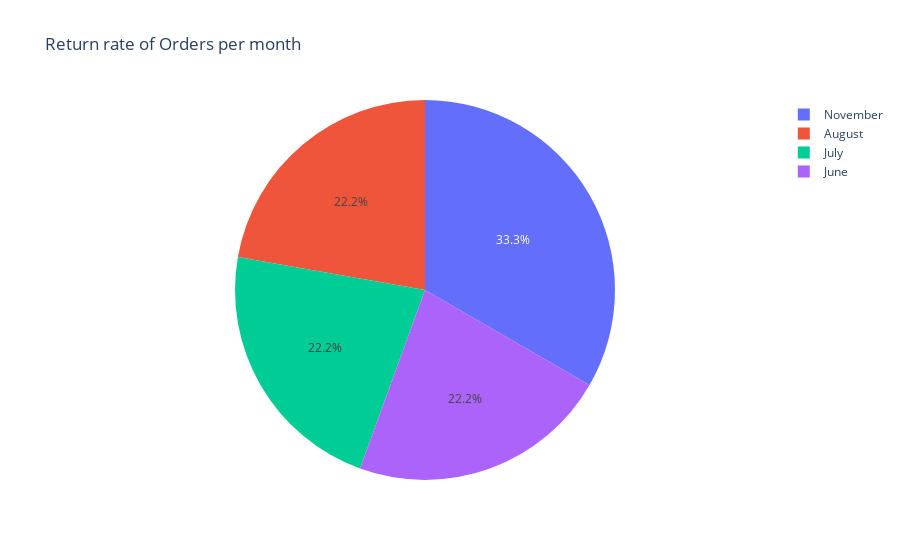

Notebook code for this chart:
### Code cell
fig1 = px.pie(return_rates, values='order_successfully_returned', names='processed_month', title=' Return rate of Orders per month')
fig1.show()

### Figure 1 — Plotly figure (JSON) as saved in the notebook; plotly's stock layout.template omitted (floating-point values rounded to 4 significant figures)
{"data": [{"domain": {"x": [0, 1], "y": [0, 1]}, "hovertemplate": "processed_month=%{label}<br>order_successfully_returned=%{value}<extra></extra>", "labels": ["August", "July", "June", "November"], "legendgroup": "", "name": "", "showlegend": true, "type": "pie", "values": [33.33, 33.33, 33.33, 50]}], "layout": {"legend": {"tracegroupgap": 0}, "title": {"text": " Return rate of Orders per month"}}}
